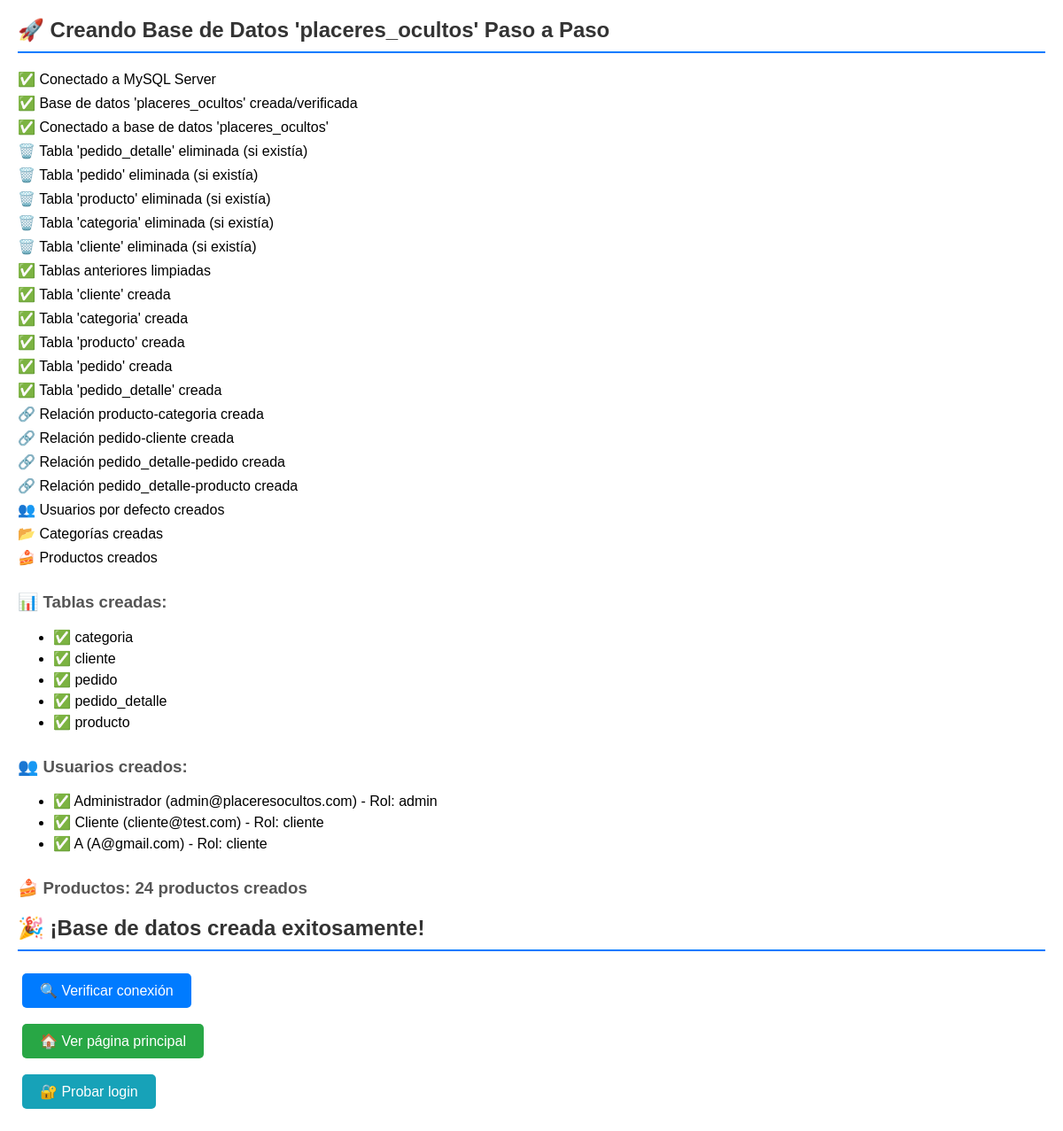
The page /utils/crear_bd_paso_a_paso.php on the database its author committed.
### tables this page shows
CREATE TABLE `cliente` (
  `id` int NOT NULL,
  `nombre` varchar(100) NOT NULL,
  `apellido` varchar(100) NOT NULL,
  `nombre_usuario` varchar(50) DEFAULT NULL,
  `email` varchar(150) NOT NULL,
  `telefono` varchar(20) DEFAULT NULL,
  `direccion` text,
  `tipo_documento` enum('cc','ti','dni','pasaporte','otro') DEFAULT 'cc',
  `numero_documento` varchar(50) DEFAULT NULL,
  `password` varchar(255) NOT NULL,
  `rol` enum('admin','cliente') DEFAULT 'cliente',
  `activo` tinyint(1) DEFAULT '1',
  `fecha_registro` timestamp NULL DEFAULT CURRENT_TIMESTAMP,
  `ultimo_acceso` timestamp NULL DEFAULT NULL
);

### utils/crear_bd_paso_a_paso.php (the view, shortened to what this page needs)
<?php
$host = 'localhost';
$user = 'root';
$pass = '';
$dbname = 'placeres_ocultos';
try {
    echo "<h2>🚀 Creando Base de Datos 'placeres_ocultos' Paso a Paso</h2>";
    echo "<p>✅ Conectado a MySQL Server</p>";
    echo "<p>✅ Base de datos '$dbname' creada/verificada</p>";
    $pdo = new PDO("mysql:host=$host;dbname=$dbname", $user, $pass, [
        PDO::ATTR_ERRMODE => PDO::ERRMODE_EXCEPTION,
        PDO::MYSQL_ATTR_USE_BUFFERED_QUERY => true
    ]);
    echo "<p>✅ Conectado a base de datos '$dbname'</p>";
    $pdo->exec("SET FOREIGN_KEY_CHECKS = 0");
    $tablasAEliminar = ['pedido_detalle', 'pedido', 'producto', 'categoria', 'cliente'];
    foreach ($tablasAEliminar as $tabla) {
        try {
            $pdo->exec("DROP TABLE IF EXISTS $tabla");
            echo "<p>🗑️ Tabla '$tabla' eliminada (si existía)</p>";
        } catch (Exception $e) {
            echo "<p>⚠️ No se pudo eliminar tabla '$tabla': " . $e->getMessage() . "</p>";
        }
    }
    $pdo->exec("SET FOREIGN_KEY_CHECKS = 1");
    echo "<p>✅ Tablas anteriores limpiadas</p>";
    $sqlCliente = "
        CREATE TABLE cliente (
            id INT(11) AUTO_INCREMENT PRIMARY KEY,
            nombre VARCHAR(100) NOT NULL,
            apellido VARCHAR(100) NOT NULL,
            nombre_usuario VARCHAR(50) UNIQUE,
            email VARCHAR(150) UNIQUE NOT NULL,
            telefono VARCHAR(20),
            direccion TEXT,
            tipo_documento ENUM('cc', 'ti', 'dni', 'pasaporte', 'otro') DEFAULT 'cc',
            numero_documento VARCHAR(50),
            password VARCHAR(255) NOT NULL,
            rol ENUM('admin', 'cliente') DEFAULT 'cliente',
            activo TINYINT(1) DEFAULT 1,
            fecha_registro TIMESTAMP DEFAULT CURRENT_TIMESTAMP,
            ultimo_acceso TIMESTAMP NULL,
            INDEX idx_email (email),
            INDEX idx_usuario (nombre_usuario),
            INDEX idx_rol (rol)
        ) ENGINE=InnoDB DEFAULT CHARSET=utf8mb4 COLLATE=utf8mb4_unicode_ci
    ";
    $pdo->exec($sqlCliente);
    echo "<p>✅ Tabla 'cliente' creada</p>";
    $sqlCategoria = "
        CREATE TABLE categoria (
            id INT(11) AUTO_INCREMENT PRIMARY KEY,
            nombre VARCHAR(100) NOT NULL UNIQUE,
            descripcion TEXT,
            imagen VARCHAR(255),
            activa TINYINT(1) DEFAULT 1,
            fecha_creacion TIMESTAMP DEFAULT CURRENT_TIMESTAMP,
            orden_mostrar INT(11) DEFAULT 0,
            INDEX idx_nombre (nombre)
        ) ENGINE=InnoDB DEFAULT CHARSET=utf8mb4 COLLATE=utf8mb4_unicode_ci
    ";
    $pdo->exec($sqlCategoria);
    echo "<p>✅ Tabla 'categoria' creada</p>";
    $sqlProducto = "
        CREATE TABLE producto (
            id INT(11) AUTO_INCREMENT PRIMARY KEY,
            nombre VARCHAR(200) NOT NULL,
            descripcion TEXT,
            precio DECIMAL(10,2) NOT NULL,
            categoria_id INT(11),
            imagen VARCHAR(255),
            stock INT(11) DEFAULT 0,
            activo TINYINT(1) DEFAULT 1,
            destacado TINYINT(1) DEFAULT 0,
            fecha_creacion TIMESTAMP DEFAULT CURRENT_TIMESTAMP,
            fecha_actualizacion TIMESTAMP DEFAULT CURRENT_TIMESTAMP ON UPDATE CURRENT_TIMESTAMP,
            INDEX idx_nombre (nombre),
            INDEX idx_precio (precio),
            INDEX idx_categoria (categoria_id),
            INDEX idx_activo (activo),
            INDEX idx_destacado (destacado)
        ) ENGINE=InnoDB DEFAULT CHARSET=utf8mb4 COLLATE=utf8mb4_unicode_ci
    ";
    $pdo->exec($sqlProducto);
    echo "<p>✅ Tabla 'producto' creada</p>";
    $sqlPedido = "
        CREATE TABLE pedido (
            id INT(11) AUTO_INCREMENT PRIMARY KEY,
            cliente_id INT(11) NOT NULL,
            total DECIMAL(10,2) NOT NULL,
            estado ENUM('pendiente', 'confirmado', 'en_preparacion', 'listo', 'entregado', 'cancelado') DEFAULT 'pendiente',
            fecha_pedido TIMESTAMP DEFAULT CURRENT_TIMESTAMP,
            fecha_entrega TIMESTAMP NULL,
            direccion_entrega TEXT,
            telefono_entrega VARCHAR(20),
            notas TEXT,
            INDEX idx_cliente (cliente_id),
            INDEX idx_estado (estado),
            INDEX idx_fecha (fecha_pedido)
        ) ENGINE=InnoDB DEFAULT CHARSET=utf8mb4 COLLATE=utf8mb4_unicode_ci
    ";
    $pdo->exec($sqlPedido);
    echo "<p>✅ Tabla 'pedido' creada</p>";
    $sqlPedidoDetalle = "
        CREATE TABLE pedido_detalle (
            id INT(11) AUTO_INCREMENT PRIMARY KEY,
            pedido_id INT(11) NOT NULL,
            producto_id INT(11) NOT NULL,
            cantidad INT(11) NOT NULL DEFAULT 1,
            precio_unitario DECIMAL(10,2) NOT NULL,
            subtotal DECIMAL(10,2) NOT NULL,
            INDEX idx_pedido (pedido_id),
            INDEX idx_producto (producto_id)
        ) ENGINE=InnoDB DEFAULT CHARSET=utf8mb4 COLLATE=utf8mb4_unicode_ci
    ";
    $pdo->exec($sqlPedidoDetalle);
    echo "<p>✅ Tabla 'pedido_detalle' creada</p>";
    $pdo->exec("ALTER TABLE producto ADD CONSTRAINT fk_producto_categoria FOREIGN KEY (categoria_id) REFERENCES categoria(id) ON DELETE SET NULL");
    echo "<p>🔗 Relación producto-categoria creada</p>";
    $pdo->exec("ALTER TABLE pedido ADD CONSTRAINT fk_pedido_cliente FOREIGN KEY (cliente_id) REFERENCES cliente(id) ON DELETE CASCADE");
    echo "<p>🔗 Relación pedido-cliente creada</p>";
    $pdo->exec("ALTER TABLE pedido_detalle ADD CONSTRAINT fk_detalle_pedido FOREIGN KEY (pedido_id) REFERENCES pedido(id) ON DELETE CASCADE");
    echo "<p>🔗 Relación pedido_detalle-pedido creada</p>";
    $pdo->exec("ALTER TABLE pedido_detalle ADD CONSTRAINT fk_detalle_producto FOREIGN KEY (producto_id) REFERENCES producto(id) ON DELETE CASCADE");
    echo "<p>🔗 Relación pedido_detalle-producto creada</p>";
    echo "<p>👥 Usuarios por defecto creados</p>";
    $sqlInsertCategorias = "
        INSERT INTO categoria (nombre, descripcion, orden_mostrar) VALUES
        ('Postres Clásicos', 'Deliciosos postres tradicionales', 1),
        ('Tortas Especiales', 'Tortas únicas y creativas', 2),
        ('Bebidas', 'Bebidas refrescantes y calientes', 3),
        ('Frutas Frescas', 'Frutas de temporada y preparaciones', 4),
        ('Dulces Artesanales', 'Dulces hechos en casa', 5)
    ";
    $pdo->exec($sqlInsertCategorias);
    echo "<p>📂 Categorías creadas</p>";
    $sqlInsertProductos = "
        INSERT INTO producto (nombre, descripcion, precio, categoria_id, imagen, stock, destacado) VALUES
        ('Cheesecake de Fresa', 'Delicioso cheesecake con fresas frescas', 25000.00, 1, 'Cheesecake de Fresa Delicioso.jpg', 10, 1),
        ('Torta de Chocolate', 'Rica torta de chocolate con cobertura', 30000.00, 2, 'funny birthday cake.jpg', 8, 1),
        ('Cappuccino Especial', 'Cappuccino cremoso con arte latte', 8000.00, 3, 'Cappuccino .jpg', 50, 0),
        ('Fresas con Crema', 'Fresas frescas con crema batida', 12000.00, 4, 'fresas con crema.jpg', 20, 1),
        ('Churros Caseros', 'Churros recién hechos con azúcar', 6000.00, 5, 'churros.jpg', 30, 0),
        ('Mini Tarta de Frutas', 'Pequeña tarta con frutas mixtas', 15000.00, 1, 'mini tarta de frutas.jpg', 15, 0),
        ('Postre de Oreo', 'Cremoso postre con galletas Oreo', 18000.00, 1, 'postre de oreo.jfif', 12, 1),
        ('Galletas con Chips', 'Galletas caseras con chips de chocolate', 5000.00, 5, 'galletas con chips de chocolate.jpg', 40, 0),
        ('Rollos de Canela', 'Suaves rollos de canela recién horneados', 8000.00, 5, 'rollos de canela.jpg', 25, 0),
        ('Postre de Limón', 'Refrescante postre de limón', 14000.00, 1, 'postre de limon.jpg', 18, 0)
    ";
    $pdo->exec($sqlInsertProductos);
    echo "<p>🍰 Productos creados</p>";
    $result = $pdo->query("SHOW TABLES");
    $tables = $result->fetchAll(PDO::FETCH_COLUMN);
    echo "<h3>📊 Tablas creadas:</h3><ul>";
    foreach ($tables as $table) {
        echo "<li>✅ $table</li>";
    }
    echo "</ul>";
    $result = $pdo->query("SELECT id, nombre, email, rol FROM cliente");
    $usuarios = $result->fetchAll();
    echo "<h3>👥 Usuarios creados:</h3><ul>";
    foreach ($usuarios as $usuario) {
        echo "<li>✅ {$usuario['nombre']} ({$usuario['email']}) - Rol: {$usuario['rol']}</li>";
    }
    echo "</ul>";
    $result = $pdo->query("SELECT COUNT(*) as total FROM producto");
    $totalProductos = $result->fetch()['total'];
    echo "<h3>🍰 Productos: $totalProductos productos creados</h3>";
    echo "<h2>🎉 ¡Base de datos creada exitosamente!</h2>";
    echo "<p><a href='test_db_connection.php' class='btn btn-primary'>🔍 Verificar conexión</a></p>";
    echo "<p><a href='index.html' class='btn btn-success'>🏠 Ver página principal</a></p>";
    echo "<p><a href='iniciar_sesion.html' class='btn btn-info'>🔐 Probar login</a></p>";
} catch (PDOException $e) {
    echo "<h3>❌ Error de Base de Datos:</h3>";
    echo "<p style='color: red;'>" . htmlspecialchars($e->getMessage()) . "</p>";
    echo "<p><strong>Código de error:</strong> " . $e->getCode() . "</p>";
} catch (Exception $e) {
    echo "<h3>❌ Error General:</h3>";
    echo "<p style='color: red;'>" . htmlspecialchars($e->getMessage()) . "</p>";
}
?>

### utils/crear_bd_paso_a_paso.php (style rules this page uses)
h2 { color: #333; border-bottom: 2px solid #007bff; padding-bottom: 10px; }
h3 { color: #555; margin-top: 30px; }
p { margin: 8px 0; }
.btn { display: inline-block; padding: 10px 20px; margin: 5px; text-decoration: none; border-radius: 5px; color: white; }
.btn-primary { background-color: #007bff; }
.btn-success { background-color: #28a745; }
.btn-info { background-color: #17a2b8; }
ul { margin: 10px 0; }
li { margin: 5px 0; }

### rows shown on the page
cliente: nombre "Administrador", email "admin@placeresocultos.com", rol "admin"
cliente: nombre "Cliente", email "cliente@test.com", rol "cliente"
cliente: nombre "A", email "A@gmail.com", rol "cliente"

### other values the page prints
$dbname "placeres_ocultos"
$tabla "pedido_detalle"
$tabla "pedido"
$tabla "producto"
$tabla "categoria"
$tabla "cliente"
$table "categoria"
$table "cliente"
$table "pedido"
$table "pedido_detalle"
$table "producto"
$totalProductos "24"
